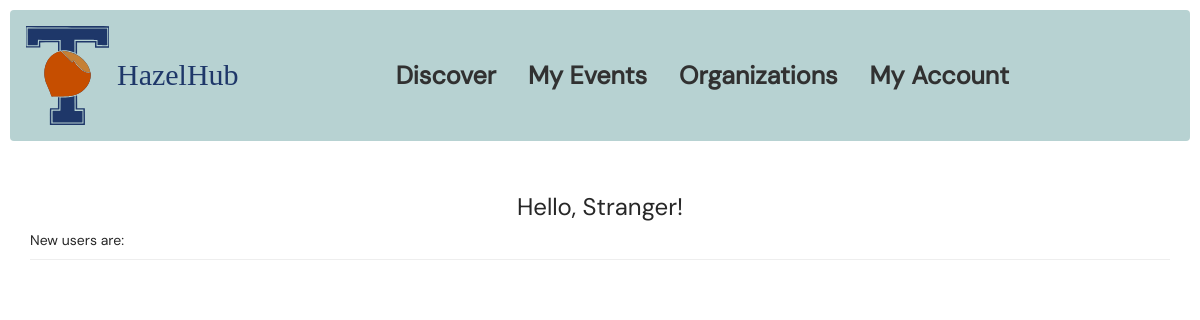
/list, run on an earlier commit of the app's database.
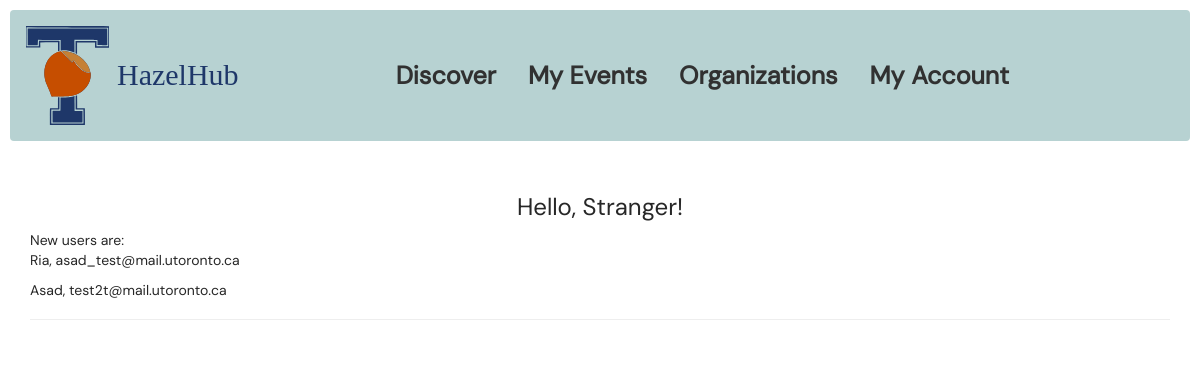
And on a later commit of the database.
### app/models.py (models this page shows, shortened)
class User(UserMixin, db.Model):
    __tablename__ = "users"
    id = db.Column(db.String(255), primary_key=True)
    role = "user"
    name = db.Column(db.String(10), nullable=False)
    email = db.Column(db.String(100), unique=True, nullable=False)
    password = db.Column(db.String(255), nullable=False)
    faculty = db.Column(db.String(255))
    major = db.Column(db.String(255))
    campus = db.Column(db.String(255))
    year_of_study = db.Column(db.String(255))
    events: Mapped[List[Event]] = relationship(secondary=UserEvents, back_populates="users")
    interests: Mapped[List[Interest]] = relationship(
        secondary=UserInterests, back_populates="users"
    )

### app/main/users/routes.py (the view)
@users_blueprint.route("/list", methods=["GET"])
def user_list():
    users = User.query.all()
    if users is not None:
        return render_template("user.html", name=session.get("first_name", "Stranger"), users=users)

### app/templates/user.html
{% extends "base.html" %} {% block title %}HazelHub{% endblock %} {% block
page_content %}
<div class="page-header">
  <h1>Hello, {{ name }}!</h1>
  New users are: {% for user in users %}
  <p>{{user.name}}, {{user.email}}</p>
  {% endfor %}
</div>
{% endblock %}

What changed in the data, as far as the page shows it:
added User: name "Ria", email "asad_test@mail.utoronto.ca"
added User: name "Asad", email "test2t@mail.utoronto.ca"
